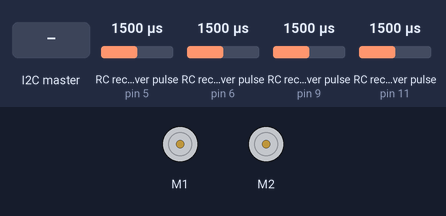
A sketch run on a simulated Arduino Uno, built for the host (arithmetic inside an expression is 32-bit, double 64-bit). Parts: 2 × DC motor (green arrow = forward, orange = backward, longer = faster). Wiring (inferred from the names in the program): 4 × RC receiver channel: data pin 5 / data pin 6 / data pin 9 / data pin 11. Inputs (shaded band) come from the test bench; at power-on: RC receiver pulse (sensors on pin 5, pin 6, pin 11, pin 9) 1500 µs.

Above: at 1.2 s.
1.3 s: RC receiver pulse (sensor on pin 5) set to 1020 µs
At 2.5 s:
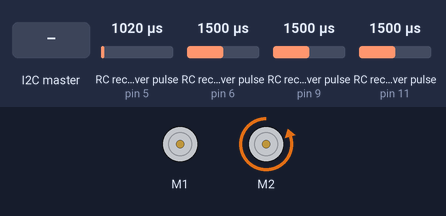
3.0 s: RC receiver pulse (sensor on pin 6) set to 1020 µs
At 3.7 s:
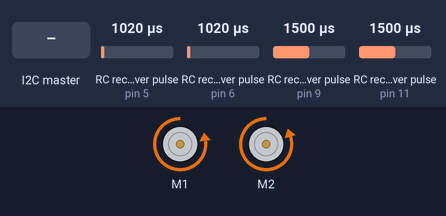
4.7 s: RC receiver pulse (sensor on pin 11) set to 1524 µs
At 6.1 s:
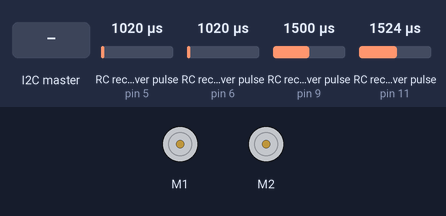
6.4 s: the I2C master sends the byte 1
At 6.56 s:
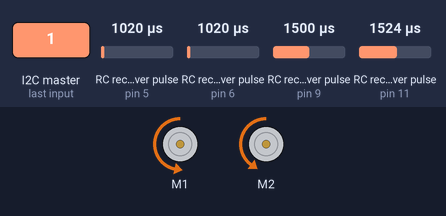
8.1 s: RC receiver pulse (sensor on pin 9) set to 1523 µs
At 9.3 s:
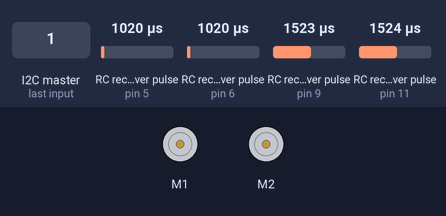
9.6 s: RC receiver pulse (sensor on pin 9) set to 1020 µs
At 11.2 s:
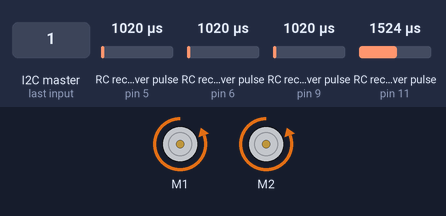
Timing chart, 0 to 12.3 s (numbered marks = the images above; inputs shaded):
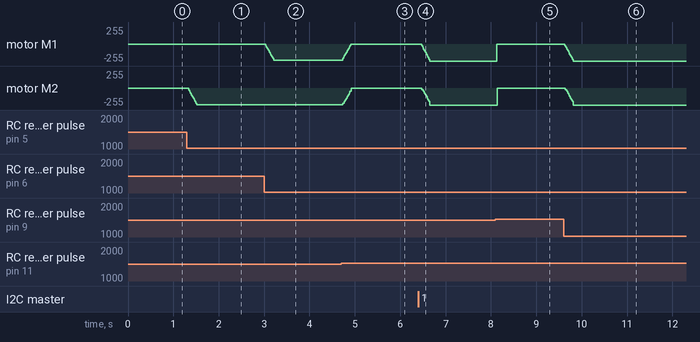

Measured:
- the behaviour switches between 1509 and 1510 µs on RC receiver pulse (sensor on pin 11) (found by bisection; images 2 and 3)
- the behaviour switches between 1509 and 1510 µs on RC receiver pulse (sensor on pin 9) (found by bisection; images 4 and 5)
- after the input at 1.3 s, motor M2: moves from stopped to backward 252/255 over 0.18 s, starting at once
- after the input at 3.0 s, motor M1: moves from stopped to backward 242/255 over 0.18 s, starting at once
- after the input at 4.7 s, motor M1: moves from backward 242/255 to stopped over 0.18 s, starting at once; motor M2: moves from backward 252/255 to stopped over 0.18 s, starting at once
- after the input at 6.4 s, motor M1: moves from stopped to backward 255/255 over 0.18 s, starting after 0.07 s; motor M2: moves from stopped to backward 255/255 over 0.18 s, starting after 0.08 s
- after the input at 8.1 s, motor M1, motor M2: backward 255/255 → stopped at once
- after the input at 9.6 s, motor M1, motor M2: moves from stopped to backward 255/255 over 0.18 s, starting at once

The sketch:

Man_Auto.ino
```cpp
/**
FUNCTIONALITY:

THIS SCRIPT OPERATES ON ARDUINO #2 (connected to Arduino #1 over I2C and Sabertooth motor driver over serial and receiver)

This script reads the value of a switch on the controller
Depending on the state of the switch, we determine manual vs. autonomous control

Case 1: Manual Control
- Continue to receive data over I2C and update global var, but ignore the received motor commands
- If the emergency stop switch on the controller is not toggled:
  -- read the value of the joysticks on the controller
  -- send values to motor driver over serial
- Else:
  - send 0 values (i.e. stop) to motor driver

Case 2: Autonomous Control
- Use values received ovr I2C
- If the emergency stop switch on the controller is not toggled:
  -- use the current value of the global variable (see code) and send to motor driver over serial
  -- send values to motor driver over serial
- Else:
  - send 0 values (i.e. stop) to motor driver

 **/

#include <SabertoothSimplified.h>       // Sabertooth library
#include <Wire.h>

SabertoothSimplified ST;

// Joysticks
#define CH2 5
#define CH3 6
// Switches, could select switches through the RC Settings menu.
#define CH5 9 // SWA
#define CH6 11 // SWD

#define BIAS 10 // Noise bias rejection
#define P_S_R 2 // pin select receive 0 for left vcc rail for right
#define BUFFER_SIZE 10

// custom struct to store autonomous command values for [left, right] motors
typedef struct RECEIVER
{
  int LEFT = 0;
  int RIGHT = 0;

}RECEIVER;

/*
FIFO implementation for smoothing motor commands. Improves drive controllability & performance.
*/
class MotorFIFO {
private:
  int leftMotorBuffer[BUFFER_SIZE];
  int rightMotorBuffer[BUFFER_SIZE];
  int currentIndex = 0;
  int itemCount = 0;

public:
  MotorFIFO() {
    for (int i = 0; i < BUFFER_SIZE; i++) {
      leftMotorBuffer[i] = 0;
      rightMotorBuffer[i] = 0;
    }
  }

  void insertVelocities(int leftVelocity, int rightVelocity) {
    if (itemCount < BUFFER_SIZE) {
      leftMotorBuffer[currentIndex] = leftVelocity;
      rightMotorBuffer[currentIndex] = rightVelocity;
      currentIndex = (currentIndex + 1) % BUFFER_SIZE;
      itemCount++;
    } else {
      // Buffer is full, shift the data
      for (int i = 1; i < BUFFER_SIZE; i++) {
        leftMotorBuffer[i - 1] = leftMotorBuffer[i];
        rightMotorBuffer[i - 1] = rightMotorBuffer[i];
      }
      leftMotorBuffer[BUFFER_SIZE - 1] = leftVelocity;
      rightMotorBuffer[BUFFER_SIZE - 1] = rightVelocity;
    }
  }

  float getLeftMotorAverage() {
    int sum = 0;

    for (int i = 0; i < itemCount; i++) {
      sum += leftMotorBuffer[i];
    }

    return static_cast<float>(sum) / itemCount;
  }

  float getRightMotorAverage() {
    int sum = 0;

    for (int i = 0; i < itemCount; i++) {
      sum += rightMotorBuffer[i];
    }

    return static_cast<float>(sum) / itemCount;
  }
};


RECEIVER R_V; // received values; global variable to store the received autonomous motor commands
MotorFIFO S_MOTOR; // Smoothing motor
int ch2Value = 0;
int ch3Value = 0;
bool ch5Value = 0;
bool ch6Value = 0;
const int receiverAddress = 8;

int motor1_speed = 0;
int motor2_speed = 0;

// ROS values
int ROS_L = 0;
int ROS_R = 0;


int readChannel(int channelInput, int minLimit, int maxLimit, int defaultValue); // reads values from inputted channel and sets it within a range
bool readSwitch(byte channelInput, bool defaultValue); // checks whether the robot is controlled manually or through ROS
void Send_To_Motors(int LEFT, int RIGHT); // sends values to motors using FIFO buffer
void receiveEvent(int byteCount);         // event handler for incoming ros commands from the master arduino

void setup(){
 SabertoothTXPinSerial.begin(9600);      // begin serial comms with sabertooth motor driver

  Wire.begin(receiverAddress);  // join I2C bus with address 8
  Wire.onReceive(receiveEvent); // register receive event handler

  pinMode(CH2, INPUT);
  pinMode(CH3, INPUT);
  pinMode(CH5, INPUT);
  pinMode(CH6, INPUT);
  ST.motor(1, 0);
  ST.motor(2, 0);
}

void loop() {
  // read switch & channel values (functions defined below)
  ch2Value = (int) readChannel(CH2, -126, 126, 0); // right joy stick
  ch3Value = (int) readChannel(CH3, -126, 126, 0); // left joy stick
  ch5Value = readSwitch(CH5, false);
  ch6Value = readSwitch(CH6, false);

  // Output the values to the Serial Monitor (debug)
  // Serial.print("\n ");
 /*
 Serial.print("Ch2: ");
  Serial.print(ch2Value);
  Serial.print(" | Ch3: ");
  Serial.print(ch3Value);
    Serial.print(" | Ch5: ");
  Serial.print(ch5Value);
  Serial.print(" | Ch6: ");
  Serial.print(ch6Value);
  Serial.println();

*/

if(!ch5Value) // Emergency switch NOT toggled
{
  if(!ch6Value) // Manual mode
  {
     Send_To_Motors(ch3Value,ch2Value);
  }
  else // Autonomous mode
  {
  //  Serial.println("LM: " + (String) R_V.LEFT + "RM: " + (String) R_V.RIGHT);
    Send_To_Motors(R_V.LEFT,R_V.RIGHT);
  }
}
else  // Emergency switch toggled ---- STOP motors
{
    ST.motor(1, 0);
    ST.motor(2, 0);
    S_MOTOR.insertVelocities(0,0); // Fill buffer with 0, for a full stop when regaining manual control
}

}

// read channel and return mapped values in range [minLimit, maxLimit]
int readChannel(int channelInput, int minLimit, int maxLimit, int defaultValue){
  int ch = pulseIn(channelInput, HIGH, 30000);
  if (ch < 100) return defaultValue;                     // should this be 1000
  return (int) map(ch, 1000, 2000, minLimit, maxLimit);
}


bool readSwitch(byte channelInput, bool defaultValue){
  int intDefaultValue = (defaultValue)? 100: 0;
  int ch = readChannel(channelInput, 0, 100, intDefaultValue);
  return (ch > 50);
}


// send commands to motor over serial
void Send_To_Motors(int LEFT, int RIGHT)
{
      S_MOTOR.insertVelocities(LEFT,RIGHT);
       // Serial.println("Wrting to motor ...");
       // Drive the motors based on the channel values
      if (abs(S_MOTOR.getLeftMotorAverage()) >= BIAS) {
        ST.motor(1, (int) S_MOTOR.getLeftMotorAverage());
      //  Serial.print(" | Motor 1 power: ");              // PRINT STATEMENTS FOR DEBUG ONLY (comment out for real operation!!!)
      //  Serial.print(ch3Value);
      } else {
        ST.motor(1, 0);
     //   Serial.print(" | Motor 1 power: 0");
      }

      if (abs(S_MOTOR.getRightMotorAverage()) >= BIAS) {
        ST.motor(2, (int) S_MOTOR.getRightMotorAverage());
      //  Serial.print(" | Motor 2 power: ");
       // Serial.print(ch2Value);
      } else {
        ST.motor(2, 0);
    //    Serial.print(" | Motor 2 power: 0");
      }
    //  delay(1);
    //  Serial.println(); // Print a new line to improve readability
}

// Receive I2C data from Arduino #1 and update global variable
void receiveEvent(int howMany) { // I2C communication to receive ROS Velocity vectors
  // read the motor speeds from the master
  if (howMany >= 2) {
    motor1_speed = Wire.read();    // receive byte as an integer
    motor2_speed = Wire.read();    // receive byte as an integer
  }

  // map the speeds back to range -100 to 100
  int motor1_mapped_speed = map(motor1_speed, 0, 255, -127, 127);
  int motor2_mapped_speed = map(motor2_speed, 0, 255, -127, 127);

  R_V.LEFT = motor1_mapped_speed;
  R_V.RIGHT = motor2_mapped_speed;
}
// this function is registered as an event, see setup()
```
